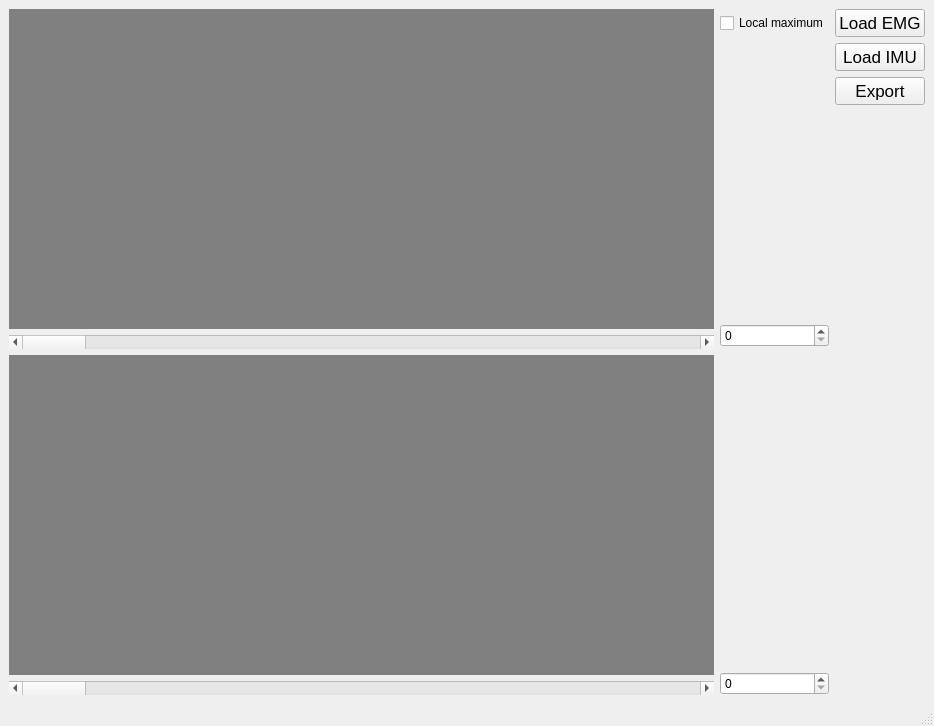
<?xml version="1.0" encoding="UTF-8"?>
<ui version="4.0">
 <class>MainWindow</class>
 <widget class="QMainWindow" name="MainWindow">
  <property name="geometry">
   <rect>
    <x>0</x>
    <y>0</y>
    <width>934</width>
    <height>726</height>
   </rect>
  </property>
  <property name="windowTitle">
   <string>MainWindow</string>
  </property>
  <widget class="QWidget" name="centralwidget">
   <layout class="QGridLayout" name="gridLayout_2">
    <item row="0" column="0">
     <layout class="QGridLayout" name="gridLayout" rowstretch="0" columnstretch="15,0">
      <item row="0" column="0">
       <layout class="QVBoxLayout" name="verticalLayout">
        <item>
         <layout class="QVBoxLayout" name="verticalLayout_3">
          <item>
           <widget class="QWidget" name="widget_2" native="true">
            <property name="enabled">
             <bool>true</bool>
            </property>
            <property name="sizePolicy">
             <sizepolicy hsizetype="Expanding" vsizetype="Expanding">
              <horstretch>0</horstretch>
              <verstretch>0</verstretch>
             </sizepolicy>
            </property>
            <property name="palette">
             <palette>
              <active>
               <colorrole role="Button">
                <brush brushstyle="SolidPattern">
                 <color alpha="255">
                  <red>128</red>
                  <green>128</green>
                  <blue>128</blue>
                 </color>
                </brush>
               </colorrole>
               <colorrole role="Base">
                <brush brushstyle="SolidPattern">
                 <color alpha="255">
                  <red>128</red>
                  <green>128</green>
                  <blue>128</blue>
                 </color>
                </brush>
               </colorrole>
               <colorrole role="Window">
                <brush brushstyle="SolidPattern">
                 <color alpha="255">
                  <red>128</red>
                  <green>128</green>
                  <blue>128</blue>
                 </color>
                </brush>
               </colorrole>
              </active>
              <inactive>
               <colorrole role="Button">
                <brush brushstyle="SolidPattern">
                 <color alpha="255">
                  <red>128</red>
                  <green>128</green>
                  <blue>128</blue>
                 </color>
                </brush>
               </colorrole>
               <colorrole role="Base">
                <brush brushstyle="SolidPattern">
                 <color alpha="255">
                  <red>128</red>
                  <green>128</green>
                  <blue>128</blue>
                 </color>
                </brush>
               </colorrole>
               <colorrole role="Window">
                <brush brushstyle="SolidPattern">
                 <color alpha="255">
                  <red>128</red>
                  <green>128</green>
                  <blue>128</blue>
                 </color>
                </brush>
               </colorrole>
              </inactive>
              <disabled>
               <colorrole role="Button">
                <brush brushstyle="SolidPattern">
                 <color alpha="255">
                  <red>128</red>
                  <green>128</green>
                  <blue>128</blue>
                 </color>
                </brush>
               </colorrole>
               <colorrole role="Base">
                <brush brushstyle="SolidPattern">
                 <color alpha="255">
                  <red>128</red>
                  <green>128</green>
                  <blue>128</blue>
                 </color>
                </brush>
               </colorrole>
               <colorrole role="Window">
                <brush brushstyle="SolidPattern">
                 <color alpha="255">
                  <red>128</red>
                  <green>128</green>
                  <blue>128</blue>
                 </color>
                </brush>
               </colorrole>
              </disabled>
             </palette>
            </property>
            <property name="styleSheet">
             <string notr="true">background-color: gray;</string>
            </property>
           </widget>
          </item>
          <item>
           <widget class="QScrollBar" name="horizontalScrollBar_2">
            <property name="orientation">
             <enum>Qt::Horizontal</enum>
            </property>
           </widget>
          </item>
          <item>
           <widget class="QWidget" name="widget" native="true">
            <property name="sizePolicy">
             <sizepolicy hsizetype="Expanding" vsizetype="Expanding">
              <horstretch>0</horstretch>
              <verstretch>0</verstretch>
             </sizepolicy>
            </property>
            <property name="palette">
             <palette>
              <active>
               <colorrole role="Button">
                <brush brushstyle="SolidPattern">
                 <color alpha="255">
                  <red>128</red>
                  <green>128</green>
                  <blue>128</blue>
                 </color>
                </brush>
               </colorrole>
               <colorrole role="Base">
                <brush brushstyle="SolidPattern">
                 <color alpha="255">
                  <red>128</red>
                  <green>128</green>
                  <blue>128</blue>
                 </color>
                </brush>
               </colorrole>
               <colorrole role="Window">
                <brush brushstyle="SolidPattern">
                 <color alpha="255">
                  <red>128</red>
                  <green>128</green>
                  <blue>128</blue>
                 </color>
                </brush>
               </colorrole>
              </active>
              <inactive>
               <colorrole role="Button">
                <brush brushstyle="SolidPattern">
                 <color alpha="255">
                  <red>128</red>
                  <green>128</green>
                  <blue>128</blue>
                 </color>
                </brush>
               </colorrole>
               <colorrole role="Base">
                <brush brushstyle="SolidPattern">
                 <color alpha="255">
                  <red>128</red>
                  <green>128</green>
                  <blue>128</blue>
                 </color>
                </brush>
               </colorrole>
               <colorrole role="Window">
                <brush brushstyle="SolidPattern">
                 <color alpha="255">
                  <red>128</red>
                  <green>128</green>
                  <blue>128</blue>
                 </color>
                </brush>
               </colorrole>
              </inactive>
              <disabled>
               <colorrole role="Button">
                <brush brushstyle="SolidPattern">
                 <color alpha="255">
                  <red>128</red>
                  <green>128</green>
                  <blue>128</blue>
                 </color>
                </brush>
               </colorrole>
               <colorrole role="Base">
                <brush brushstyle="SolidPattern">
                 <color alpha="255">
                  <red>128</red>
                  <green>128</green>
                  <blue>128</blue>
                 </color>
                </brush>
               </colorrole>
               <colorrole role="Window">
                <brush brushstyle="SolidPattern">
                 <color alpha="255">
                  <red>128</red>
                  <green>128</green>
                  <blue>128</blue>
                 </color>
                </brush>
               </colorrole>
              </disabled>
             </palette>
            </property>
            <property name="styleSheet">
             <string notr="true">background-color: gray;</string>
            </property>
           </widget>
          </item>
         </layout>
        </item>
        <item>
         <widget class="QScrollBar" name="horizontalScrollBar_3">
          <property name="orientation">
           <enum>Qt::Horizontal</enum>
          </property>
         </widget>
        </item>
        <item>
         <layout class="QVBoxLayout" name="verticalLayout_2"/>
        </item>
       </layout>
      </item>
      <item row="0" column="1">
       <layout class="QGridLayout" name="gridLayout_3" rowstretch="0,0,0,0,2,0,3,0" columnstretch="1,0">
        <item row="4" column="1">
         <spacer name="verticalSpacer_2">
          <property name="orientation">
           <enum>Qt::Vertical</enum>
          </property>
          <property name="sizeHint" stdset="0">
           <size>
            <width>20</width>
            <height>40</height>
           </size>
          </property>
         </spacer>
        </item>
        <item row="4" column="0">
         <spacer name="verticalSpacer">
          <property name="orientation">
           <enum>Qt::Vertical</enum>
          </property>
          <property name="sizeHint" stdset="0">
           <size>
            <width>20</width>
            <height>40</height>
           </size>
          </property>
         </spacer>
        </item>
        <item row="6" column="0">
         <spacer name="verticalSpacer_3">
          <property name="orientation">
           <enum>Qt::Vertical</enum>
          </property>
          <property name="sizeHint" stdset="0">
           <size>
            <width>20</width>
            <height>40</height>
           </size>
          </property>
         </spacer>
        </item>
        <item row="6" column="1">
         <spacer name="verticalSpacer_4">
          <property name="orientation">
           <enum>Qt::Vertical</enum>
          </property>
          <property name="sizeHint" stdset="0">
           <size>
            <width>20</width>
            <height>40</height>
           </size>
          </property>
         </spacer>
        </item>
        <item row="3" column="1">
         <widget class="QPushButton" name="pb_export">
          <property name="sizePolicy">
           <sizepolicy hsizetype="Expanding" vsizetype="Expanding">
            <horstretch>0</horstretch>
            <verstretch>0</verstretch>
           </sizepolicy>
          </property>
          <property name="font">
           <font>
            <pointsize>13</pointsize>
           </font>
          </property>
          <property name="text">
           <string>Export</string>
          </property>
         </widget>
        </item>
        <item row="3" column="0">
         <spacer name="horizontalSpacer_3">
          <property name="orientation">
           <enum>Qt::Horizontal</enum>
          </property>
          <property name="sizeHint" stdset="0">
           <size>
            <width>40</width>
            <height>20</height>
           </size>
          </property>
         </spacer>
        </item>
        <item row="2" column="0">
         <spacer name="horizontalSpacer_2">
          <property name="orientation">
           <enum>Qt::Horizontal</enum>
          </property>
          <property name="sizeHint" stdset="0">
           <size>
            <width>40</width>
            <height>20</height>
           </size>
          </property>
         </spacer>
        </item>
        <item row="2" column="1">
         <widget class="QPushButton" name="pb_load_IMU">
          <property name="sizePolicy">
           <sizepolicy hsizetype="Expanding" vsizetype="Expanding">
            <horstretch>0</horstretch>
            <verstretch>0</verstretch>
           </sizepolicy>
          </property>
          <property name="font">
           <font>
            <pointsize>13</pointsize>
           </font>
          </property>
          <property name="text">
           <string>Load IMU</string>
          </property>
          <property name="iconSize">
           <size>
            <width>16</width>
            <height>16</height>
           </size>
          </property>
         </widget>
        </item>
        <item row="1" column="1">
         <widget class="QPushButton" name="pb_load_EMG">
          <property name="sizePolicy">
           <sizepolicy hsizetype="Expanding" vsizetype="Expanding">
            <horstretch>0</horstretch>
            <verstretch>0</verstretch>
           </sizepolicy>
          </property>
          <property name="font">
           <font>
            <pointsize>13</pointsize>
           </font>
          </property>
          <property name="text">
           <string>Load EMG</string>
          </property>
         </widget>
        </item>
        <item row="7" column="0">
         <widget class="QSpinBox" name="sb_set_pos"/>
        </item>
        <item row="5" column="0">
         <widget class="QSpinBox" name="sb_set_offset"/>
        </item>
        <item row="5" column="1">
         <spacer name="horizontalSpacer">
          <property name="orientation">
           <enum>Qt::Horizontal</enum>
          </property>
          <property name="sizeHint" stdset="0">
           <size>
            <width>40</width>
            <height>20</height>
           </size>
          </property>
         </spacer>
        </item>
        <item row="1" column="0">
         <widget class="QCheckBox" name="cb_local_maximum">
          <property name="text">
           <string>Local maximum</string>
          </property>
         </widget>
        </item>
       </layout>
      </item>
     </layout>
    </item>
   </layout>
  </widget>
  <widget class="QStatusBar" name="statusbar"/>
 </widget>
 <resources/>
 <connections/>
</ui>
